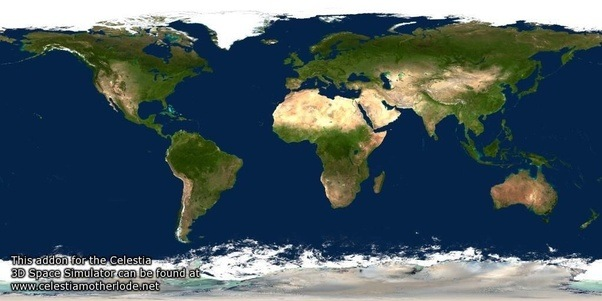
#> input picture map.jpg, 602 x 301 px
$ python PopulationDistribution.py
#> lines starting #> are read from the running program, lines starting #| are printed output that depends on the picture
from numpy import matrix as mat
import numpy as np
from matplotlib.image import imread
import matplotlib.pyplot as plt
import time as time


def dotp(a,b):
    """
    Input: Two 1x3 Matrixes
    Output: Scalar, dotproduct of the two inputs
    """
    return(float(a * b.T))


def rotx(x, phi):
    """
    Input: x should be a 3x1 Matrix Object, phi a float between -pi and pi
    """
    c = np.cos(phi)
    s = np.sin(phi)
    rx = mat([[1, 0, 0],
              [0, c, s],
              [0, -s, c]])
    b = x*rx
    return b

def rotz(x, phi):
    """
    Input: x should be a 3x1 Matrix Object, phi a float between -pi and pi
    """
    c = np.cos(phi)
    s = np.sin(phi)
    rx = mat([[c, s, 0],
              [-s, c, 0],
              [0, 0, 1]])
    b = x*rx
    return b


def roty(x, phi):
    """
    Input: x should be a 3x1 Matrix Object, phi a float between -pi and pi
    """
    c = np.cos(phi)
    s = np.sin(phi)
    rx = mat([[c, 0, -s],
              [-s, c, 0],
              [0, 0, 1]])
    b = x*rx
    return b


def dasun(t):
    ex = mat([1,0,0])
    winkel = ((2*3.1415926535897932384626433832795028841971693)/365)*t
    s = rotz(ex, winkel)
    return s


def dalocation(late, long, dayofyear, timeofday):
    pi = 3.1415926535897932384626433832795028841971693
    ex = mat([1,0,0])

    later = (-pi/180)*late
    longer = (pi/180)*long
    dayer = (1/24)*2*pi
    yearer = (1/365)*2*pi
    inclphi = ((2*pi)/365)*dayofyear
    heyo = (23.5*pi)/180
    incl = np.sin(inclphi)*heyo

    pet = roty(ex, later)

    peter = rotz(pet, longer+dayer+yearer)

    peterer = rotx(peter, incl)
    return peterer


def intensity(timeofday, dayofyear, lat, long):

    esun = dasun(dayofyear)
    eloc = dalocation(lat, long, dayofyear, timeofday)

    i = dotp(esun, eloc)
    return i

def imap(N, tod, doy):
    pi = 3.1415926535897932384626433832795028841971693
    a = np.zeros((N,N))

    for i in range(N):
        long = -180 + (360/N)*i
        for j in range(N):
            lat = (-90)+(180/N)*j
            b = intensity(tod, doy, long, lat)
            a[i][j] = b
    return a


fig = plt.figure()
axes = fig.add_subplot(1,1,1)
img = imread('map.jpg')
#> img is the input picture: shape (301, 602, 3); mean R, G, B 72.9, 90, 97.2

t = 20

levels = np.linspace(-1, 1, 15)
N = 15
doy = 1


while t<24:
    axes.clear()
    axes.imshow(img)

    z = imap(N, t, doy)
    y = np.linspace(0, 302, N)
    x = np.linspace(0, 603, N)

    axes.contourf(x, y, z, levels, cmap='hot', alpha=0.8)
    t = t+0.1
    plt.pause(0.01)
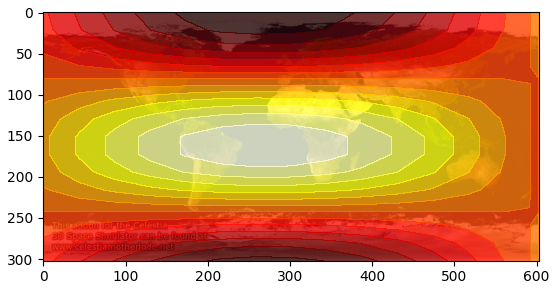
#> figure drawn by matplotlib, 1 panel
